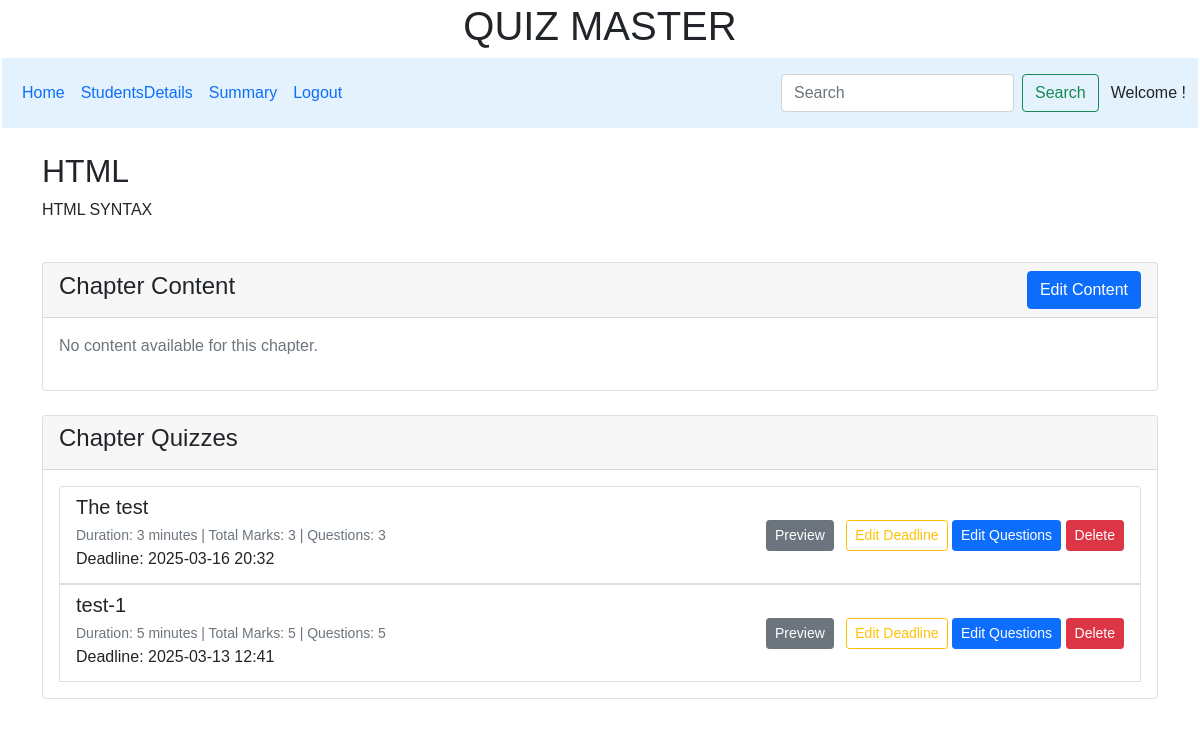
The app's page /chapter/2, older data.
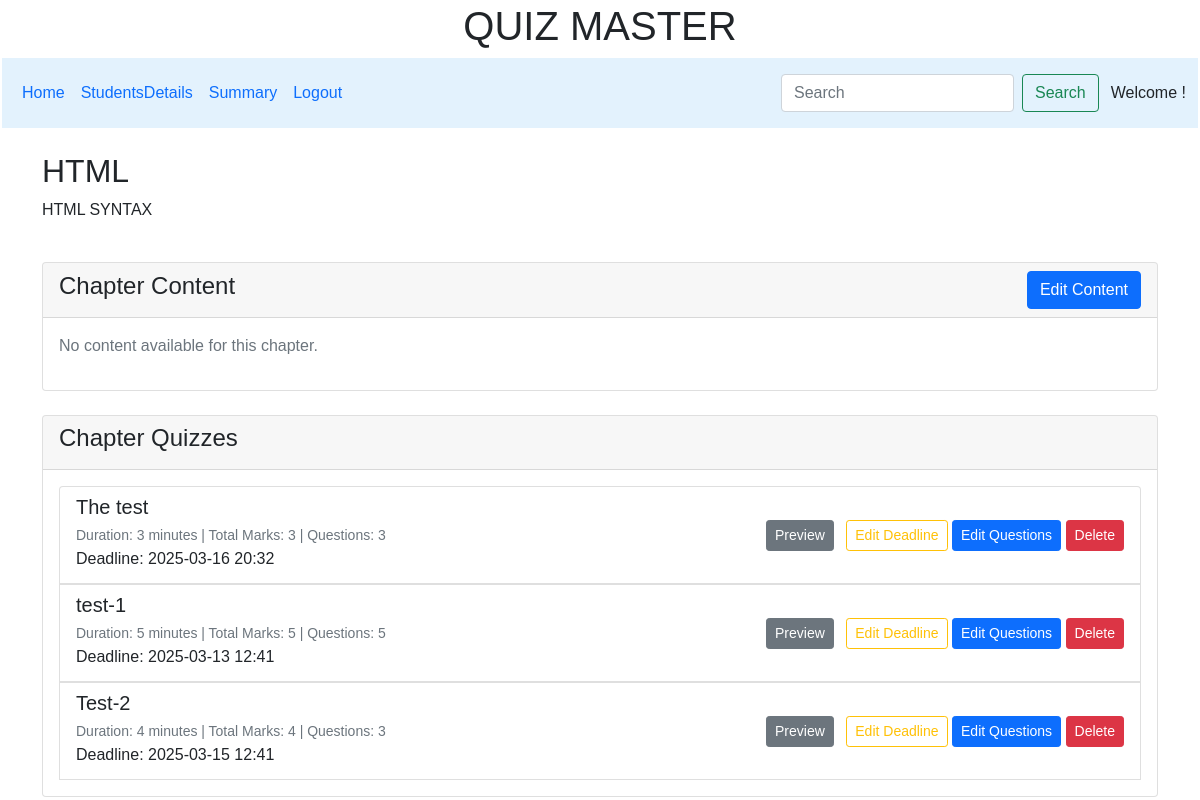
The same page, newer data.
### controllers/model.py (models this page shows, shortened)
class Quiz(db.Model):
    __tablename__ = 'Quiz'
    id = db.Column(db.Integer, primary_key=True)
    chapter_id = db.Column(db.Integer, db.ForeignKey('chapter.id'), nullable=False)
    title = db.Column(db.String, nullable=False)
    description= db.Column(db.String, nullable=True)
    deadline = db.Column(db.DateTime, nullable=False)
    totalNoQues = db.Column(db.Integer, default=0)
    totalMarks = db.Column(db.Integer, default=0)
    passingMarks = db.Column(db.Integer, default=0)
    duration = db.Column(db.Integer, nullable=True)
    questions = db.relationship('Question', back_populates='quiz',cascade="all, delete-orphan")

### controllers/controller.py (the view)
@app.route("/chapter/<int:chapter_id>")
def view_chapter(chapter_id):
    chapter = Chapter.query.get_or_404(chapter_id)
    subject = Subject.query.get_or_404(chapter.subject_id)
    contents = content.query.filter_by(chapter_id=chapter_id).all()
    quizzes = Quiz.query.filter_by(chapter_id=chapter_id).all()
    return render_template("view_chapter.html", chapter=chapter, content=contents, quizzes=quizzes, subject=subject)

### templates/view_chapter.html (shortened to what the changed rows need)
{% extends "admin_layout.html" %}
{% block content %}
<div class="container mt-4">
    <div class="row">
        <div class="col-12">
            <h2>{{ chapter.chapter }}</h2>
        </div>
    </div>
    <div class="row mt-4">
        <div class="col-12">
            <div class="card">
                <div class="card-body">
                    {% if quizzes %}
                        <div class="list-group">
                            {% for quiz in quizzes %}
                            <div class="list-group-item d-flex justify-content-between align-items-center">
                                <div>
                                    <h5 class="mb-1">{{ quiz.title }}</h5>
                                    <small class="text-muted">
                                        Duration: {{ quiz.duration }} minutes |
                                        Total Marks: {{ quiz.totalMarks }} |
                                        Questions: {{ quiz.totalNoQues }}
                                    </small>
                                    <p class="mb-1">Deadline: {{ quiz.deadline.strftime('%Y-%m-%d %H:%M') }}</p>
                                </div>
                                <div>
                                 <button class="btn btn-sm btn-secondary" data-bs-toggle="modal" data-bs-target="#previewQuizModal{{ quiz.id }}">
                                    Preview
                                </button>
                                <a href="{{ url_for('edit_quiz', quiz_id=quiz.id) }}" class="btn btn-sm btn-outline-warning ms-2">Edit Deadline</a>
                                <button class="btn btn-sm btn-primary" data-bs-toggle="modal" data-bs-target="#editQuizModal{{ quiz.id }}">
                                    Edit Questions
                                </button>
                                <form action="{{ url_for('delete_quiz', quiz_id=quiz.id) }}" method="POST" class="d-inline">
                                    <button type="submit" class="btn btn-sm btn-danger" onclick="return confirm('Are you sure?')">Delete</button>
                                </form>
                            </div>
                        </div>
                            {% endfor %}
                        </div>
                    {% else %}
                        <p class="text-muted">No quizzes available for this chapter.</p>
                    {% endif %}
                </div>
            </div>
        </div>
    </div>
</div>
{% endblock %}

Row changes from the older to the newer data that the page shows:
added Quiz: title "Test-2", duration "4", totalMarks "4", totalNoQues "3", deadline "2025-03-15 12:41"
